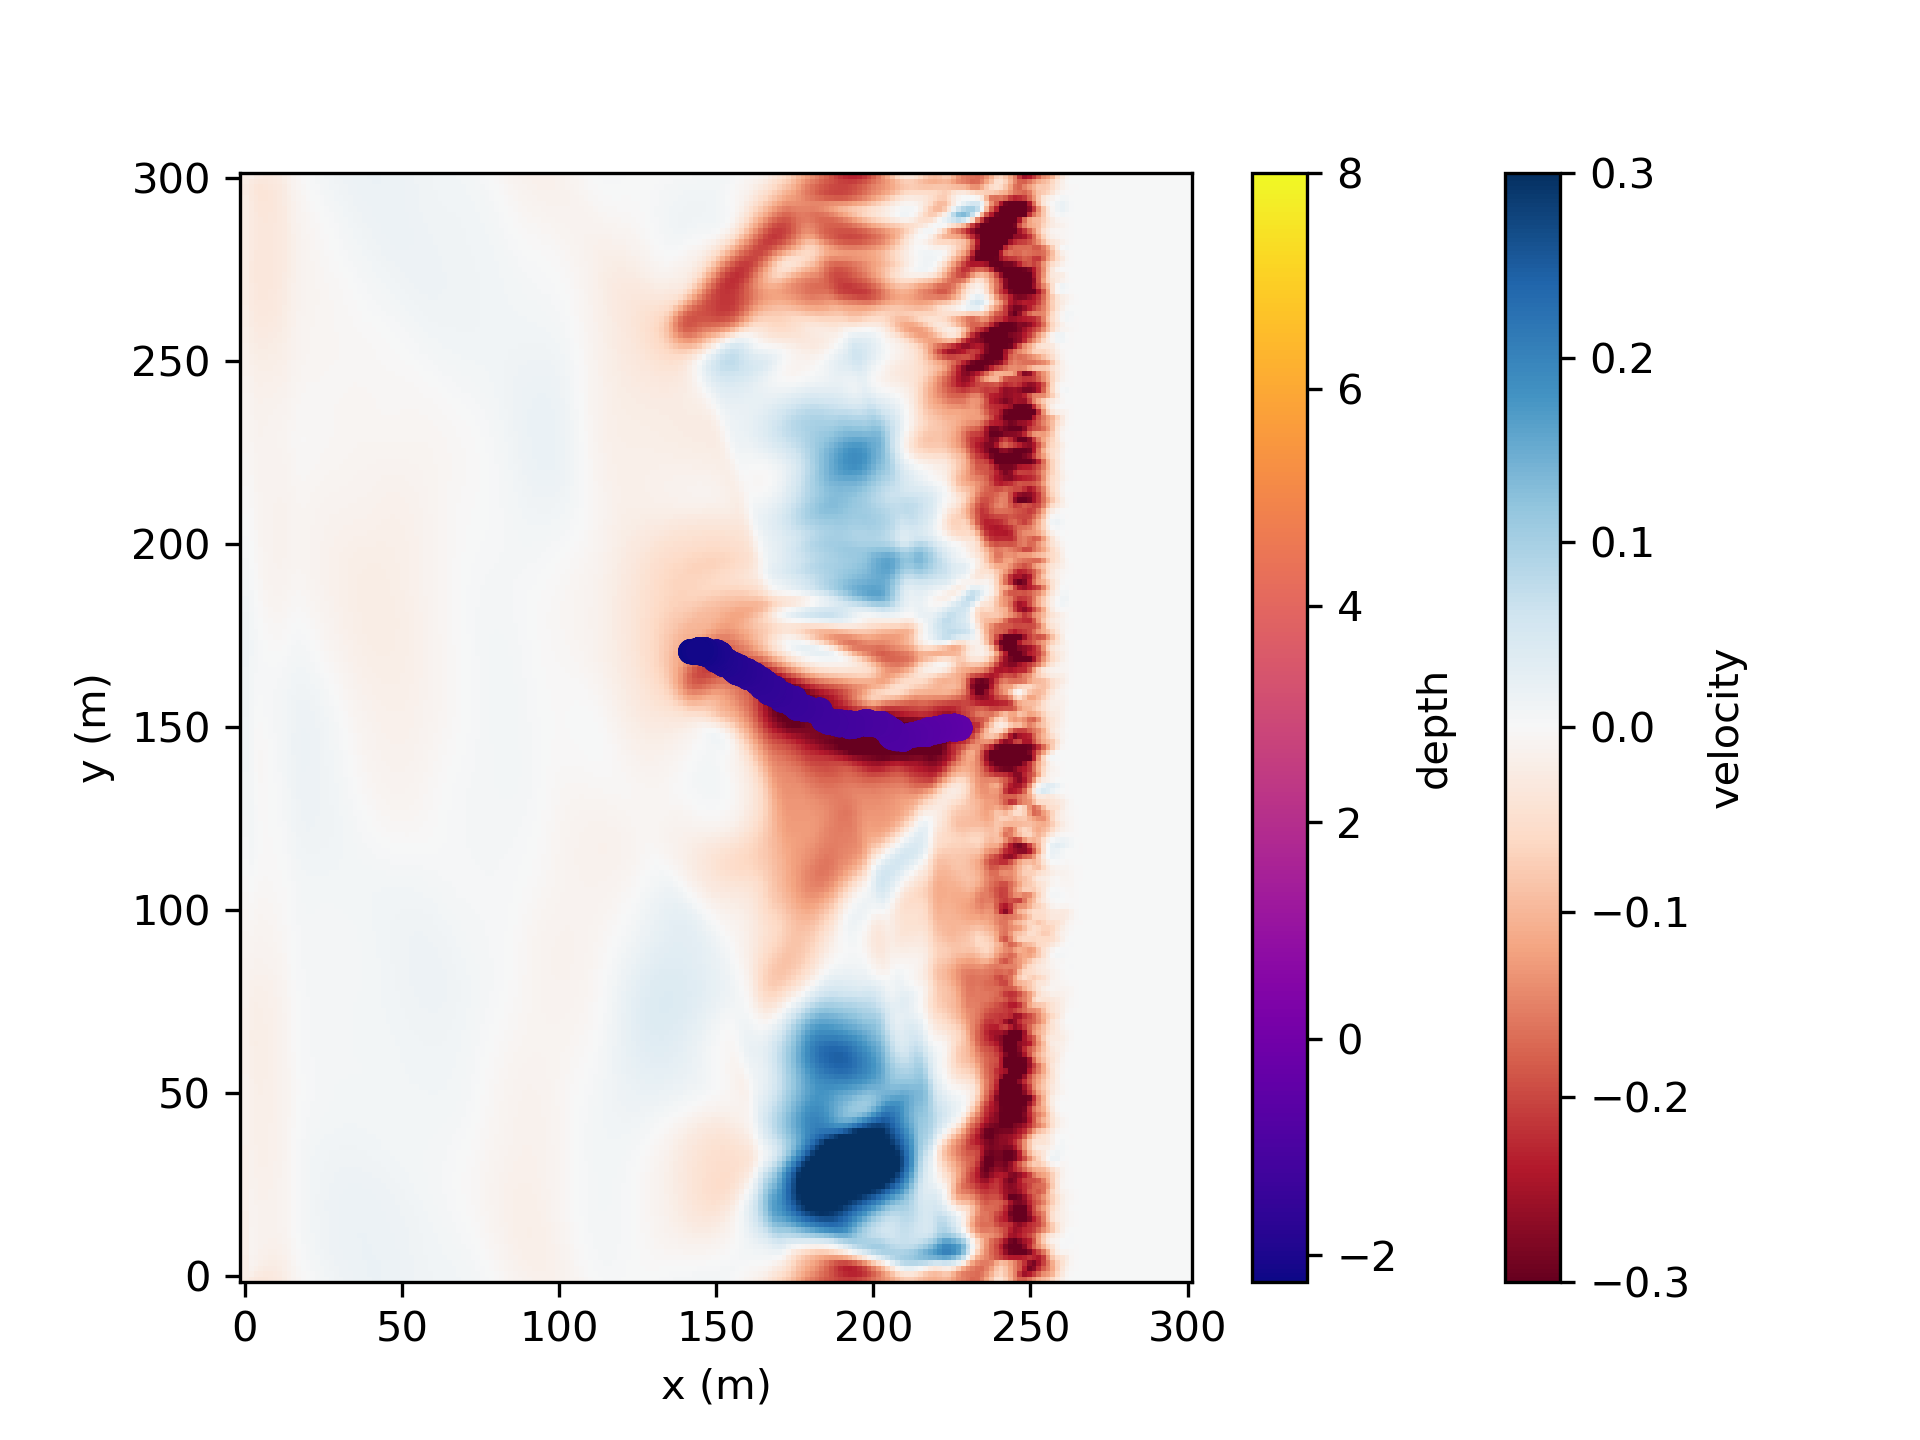

Source code (Python):
#%%
from netCDF4 import Dataset
import matplotlib.pyplot as plt
import numpy as np
import sys
sys.path.append('/Users/simon/Code/Projects/Tools')
from Diagnostics.grid import u2rho,v2rho # pyright: ignore[reportMissingImports]
from Diagnostics.spectrum import welch_spectrum_CI,plot_CIbar_loglog # pyright: ignore[reportMissingImports]

#%% Load
ds = Dataset('./rip_avg.nc')
xr = ds.variables['x_rho'][0,:]
dx = xr[1]-xr[0]
yr = ds.variables['y_rho'][:,0]
u = ds.variables['u'][-1,-1,:,:]
u = u2rho(u)
ds.close()

ds = Dataset('./floats.nc')
Xgrid=ds.variables['Xgrid'][:]
Ygrid=ds.variables['Ygrid'][:]
depth=ds.variables['depth'][:]
ds.close()

#%% Plot
plt.figure(dpi=300)
pa = plt.pcolor(xr,yr,u,cmap='RdBu',vmin=-0.3,vmax=0.3)
cba = plt.colorbar(pa)
pb = plt.scatter(Xgrid*dx,Ygrid*dx,c=depth, cmap="plasma",linewidth=0.05, edgecolor='None')
cbb = plt.colorbar(pb)
cba.set_label('velocity')
cbb.set_label('depth')
plt.xlabel('x (m)')
plt.ylabel('y (m)')
plt.savefig('./online_particle.png')
plt.show()